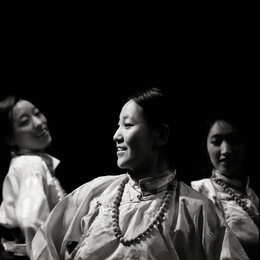
%> input picture 1829422454.jpg, 260 x 260 px, shrunk from 857 x 857 before the run
$ octave imgAnalysis.m   (GNU Octave 9; MATLAB toolbox functions it lacks are replaced by stand-ins)
%> lines starting %> are read from the running program, lines starting %| are printed output that depends on the picture
### Image Compression/trend_bc.m
function [out_image] = trend_bc(inp_image,val)
%TREND_BC Summary of this function goes here
%   Detailed explanation goes here
% Input image matrix
% If value =1 Process rows, If value =2 process columns
% Extract rows from the input image and circularly convolve with the
% low_pass filter
% Downsample the result by a factor of 2
% Output the final matrix
[row,col]=size(inp_image);
out_image=[];
% low=[-0.00552427172802,0.0276213586401,-0.0276213586401,-0.1104854345604,...
%     0.3866990209614,0.87283493302715,0.3866990209614,-0.1104854345604,...
%     -0.0276213586401,0.0276213586401,-0.00552427172802];
low = [-0.000379700958235, 0.00215163876333, -0.00198612808923,...
    -0.01173621143634, 0.0286885168444, 0.01475409437712, ...
    -0.1290983258, 0.0946721055865, 0.7100407918988, ...
    0.7100407918988, 0.0946721055865, -0.1290983258, ...
    0.01475409437712, 0.0286885168444, -0.01173621143634, ...
    -0.00198612808923, 0.00215163876333, -0.000379700958235];
if val==1
   for i=1:1:row
        temp=inp_image(i,:);
        res=cconv(temp,low,col);
        res_d=downsample(res,2);
        out_image(i,:)=res_d;
   end
else
    for i=1:1:col
        temp=inp_image(:,i);
        res=cconv(temp,low,row);
        res_d=downsample(res,2);
        out_image=[out_image,res_d];
    end
end

end

### Image Compression/deviation_bc.m
function [out_image] = deviation_bc(inp_image,val)
%DEVIATION_BC Summary of this function goes here
%   Detailed explanation goes here
% Input image matrix
% If value =1 Process rows, If value =2 process columns
% Extract rows from the input image and circularly convolve with the
% high_pass filter
% Downsample the result by a factor of 2
% Output the final matrix
[row,col]=size(inp_image);
out_image=[];
% high = [0.000034211591536,-0.00017105795768,-0.000074275165835,0.0019108974483,...
%     -0.002628890718028,-0.0152750254683,0.0155482680481,0.0802644451161,...
%     -0.03819994286504,-0.4202826497317,0.75774803940516,-0.4202826497317,...
%     -0.03819994286504,0.0802644451161,0.0155482680481,-0.0152750254683,...
%     -0.002628890718028,0.0019108974483,-0.000074275165835,-0.00017105795768,0.000034211591536];
high = [-3.98960956074*10^(-6), 0.00002260778751086, 6.3914743024*10^(-6), -0.000277789678273, ...
    0.000345091651368, 0.00155825777815, -0.00360374050808, -0.00499203440572, ...
    0.02440592511743, 0.02334136673386, -0.106073569652, -0.1467785003718, 0.66490458055676, ...
    0.66490458055676, -0.1467785003718, -0.106073569652, 0.02334136673386, 0.02440592511743, ...
    -0.00499203440572, -0.00360374050808, 0.00155825777815, 0.000345091651368, ...
    -0.000277789678273, 6.3914743024*10^(-6), 0.00002260778751086, -3.98960956074*10^(-6)];
if val==1
   for i=1:1:row
        temp=inp_image(i,:);
        res=cconv(temp,high,col);
        res_d=downsample(res,2);
        out_image=[out_image;res_d];
   end
else
    for i=1:1:col
        temp=inp_image(:,i);
        res=cconv(temp,high,row);
        res_d=downsample(res,2);
        out_image=[out_image,res_d];
    end
end
end

### Image Compression/imgAnalysis.m
%% Image conpression using Biorthogonal Coiflets
%% Procedure to follow
% Consider an image
% Convert it to gray scale
% Process each row of the image matrix with trend function
% Process each row of matrix with deviation function
% Process each column of the trand and deviated image with trend
% and deviation functions
% 4 images are obtained
%%
%inp=imread('illustration-02.jpg');
inp=imread('1829422454.jpg');
%> inp is the input picture: size 260x260x3 uint8; mean R, G, B 44.5, 44.2, 43.5
%inp=imread('me.jpg');
%figure, imshow(inp);
%whos inp;
inp_image = rgb2gray(inp);
figure;
subplot(1,2,1),imshow(inp); title("Input image");
subplot(1,2,2);imshow(inp_image); title("Input gray scale image");
%% First level analysis
figure;
trend1=trend_bc(inp_image,1);trend1=cast(real(trend1),'uint8');
subplot(1,2,1), imshow(trend1); title("Rows processed trend");
dev1=deviation_bc(inp_image,1); dev1=cast(real(dev1),'uint8');
%> after `dev1=cast(real(dev1),'uint8')`:
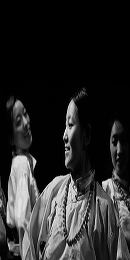
%> dev1: size 260x130 uint8; min 0, max 255, mean 40.2
subplot(1,2,2), imshow(dev1); title("Rows processed deviation");
%% Second level in trend branch
figure;
trend12=trend_bc(trend1,2);trend12=cast(real(trend12),'uint8');
subplot(2,2,1), imshow(trend12); title("Trend Column trend");
dev12=deviation_bc(trend1,2); dev12=cast(real(dev12),'uint8');
subplot(2,2,2), imshow(dev12); title("Trend Column dev");
%Second level in deviation branch
trend21=trend_bc(dev1,2);trend21=cast(real(trend21),'uint8');
subplot(2,2,3), imshow(trend21); title("Dev Column trend");
dev21=deviation_bc(dev1,2);dev21=cast(real(dev21),'uint8');
%> after `dev21=cast(real(dev21),'uint8')`:
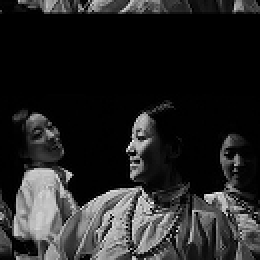
%> dev21: size 130x130 uint8 (shown 2 times larger); min 0, max 251, mean 36.6
subplot(2,2,4), imshow(dev21); title("Dev Column dev");
%% Reconstruction
%% Reconstruction filters
low=[-0.00552427172802,0.0276213586401,-0.0276213586401,-0.1104854345604,0.3866990209614,0.87283493302715,0.3866990209614,-0.1104854345604,-0.0276213586401,0.0276213586401,-0.00552427172802];
for i=1:length(low)
    g1(i)= -(((-1)^(i-1))*low(i));
end
high = [0.000034211591536,-0.00017105795768,-0.000074275165835,0.0019108974483,-0.002628890718028,-0.0152750254683,0.0155482680481,0.0802644451161,-0.03819994286504,-0.4202826497317,0.75774803940516,-0.4202826497317,-0.03819994286504,0.0802644451161,0.0155482680481,-0.0152750254683,-0.002628890718028,0.0019108974483,-0.000074275165835,-0.00017105795768,0.000034211591536];
for i=1:length(high)
    g0(i)=((-1)^(i-1))*high(i);
end
%% First level Trend branch
trend_re1=[]; trend_re2=[];
[row,col]=size(trend12);
%> row = 130; col = 130
for i=1:1:col
        temp=trend12(:,i);
        res=upsample(temp,2);
        res_d=cconv(res,g0,row);
        trend_re1=[trend_re1,res_d];

end
[row,col]=size(dev12);
for i=1:1:col
        temp=dev12(:,i);
        res=upsample(temp,2);
        res_d=cconv(res,g1,row);
        trend_re2=[trend_re2,res_d];
end
trend_re=trend_re1.*trend_re2;
%% First level dev branch
dev_re1=[];
[row,col]=size(trend21);
for i=1:1:col
        temp=trend21(:,i);
        res=upsample(temp,2);
        res_d=cconv(res,g0,row);
        dev_re1=[dev_re1,res_d];
end
dev_re2=[];
[row,col]=size(dev21);
for i=1:1:col
        temp=dev21(:,i);
        res=upsample(temp,2);
        res_d=cconv(res,g1,row);
        dev_re2=[dev_re2,res_d];
end
dev_re=dev_re1.*dev_re2;
%%
trend_re=cast(real(trend_re),'uint8');
dev_re=cast(real(dev_re),'uint8');
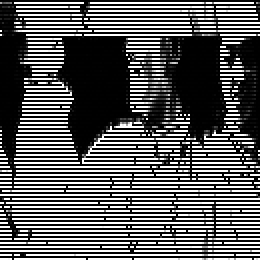
%> dev_re: size 130x130 uint8 (shown 2 times larger); min 0, max 255, mean 89.9
figure; subplot(1,2,1),imshow(trend_re);title("Reconstructed trend");
subplot(1,2,2), imshow(dev_re);title("Reconstructed deviation");
%% Final
im1=[];
[row,col]=size(trend_re);
for i=1:1:row
        temp=trend_re(i,:);
        res=upsample(temp,2);
        res_d=cconv(res,g0,col);
        im1=[im1;res_d];
end
im2=[];
[row,col]=size(dev_re);
for i=1:1:row
        temp=dev_re(i,:);
        res=upsample(temp,2);
        res_d=cconv(res,g1,col);
        im2=[im2;res_d];
end
%%
re_img=im2.*im1;

re_image = cast(real(re_img), 'uint8');
figure;
subplot(1,2,1),imshow(im1);
subplot(1,2,2),imshow(im2);
figure, imshow(re_image);title("Reconstructed Image");
%%
%% Reconstruction filters

for i=1:length(low)
    g1(i)= -(((-1)^(i-1))*low(i));
end

for i=1:length(high)
    g0(i)=((-1)^(i-1))*high(i);
end
%%
%% First level Trend branch
trend_re1=[]; trend_re2=[];
[row,col]=size(trend12);
for i=1:1:row
        temp=trend12(i,:);
        res=upsample(temp,2);
        res_d=cconv(res,g0,col);
        trend_re1=[trend_re1;res_d];

end
[row,col]=size(dev12);
for i=1:1:row
        temp=dev12(i,:);
        res=upsample(temp,2);
        res_d=cconv(res,g1,col);
        trend_re2=[trend_re2;res_d];
end
trend_re=trend_re1+trend_re2;
%% First level dev branch
dev_re1=[];
[row,col]=size(trend21);
for i=1:1:col
        temp=trend21(:,i);
        res=upsample(temp,2);
        res_d=cconv(res,g0,row);
        dev_re1=[dev_re1,res_d];
end
dev_re2=[];
[row,col]=size(dev21);
for i=1:1:col
        temp=dev21(:,i);
        res=upsample(temp,2);
        res_d=cconv(res,g1,row);
        dev_re2=[dev_re2,res_d];
end
dev_re=dev_re1+dev_re2;
%%
trend_re=cast(real(trend_re),'uint8');
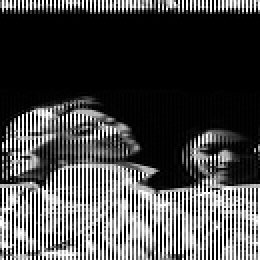
%> trend_re: size 130x130 uint8 (shown 2 times larger); min 0, max 255, mean 72.4
dev_re=cast(real(dev_re),'uint8');
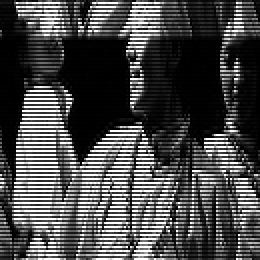
%> dev_re: size 130x130 uint8 (shown 2 times larger); min 0, max 255, mean 71.9
figure; subplot(1,2,1),imshow(trend_re);title("Reconstructed trend");
subplot(1,2,2), imshow(dev_re);title("Reconstructed deviation");
%% Final
im1=[];
[row,col]=size(trend_re);
for i=1:1:row
        temp=trend_re(i,:);
        res=upsample(temp,2);
        res_d=cconv(res,g0,col);
        im1=[im1;res_d];
end
im2=[];
[row,col]=size(dev_re);
for i=1:1:row
        temp=dev_re(i,:);
        res=upsample(temp,2);
        res_d=cconv(res,g1,col);
        im2=[im2;res_d];
end
%%
re_img=im2+im1;

re_image = cast(real(re_img), 'uint8').';
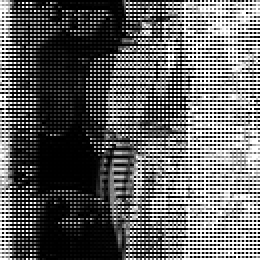
%> re_image: size 130x130 uint8 (shown 2 times larger); min 0, max 255, mean 100.2
figure;
subplot(1,2,1),imshow(im1);
subplot(1,2,2),imshow(im2);
%> after `imshow(im2)`:
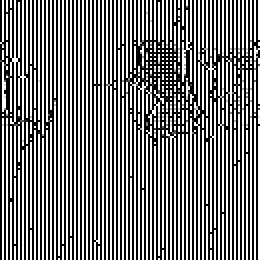
%> displayed picture: size 130x130, on the screen's scale of 0 to 255 (shown 2 times larger); min 0, max 255, mean 121.7
figure, imshow(re_image);title("Reconstructed Image");
